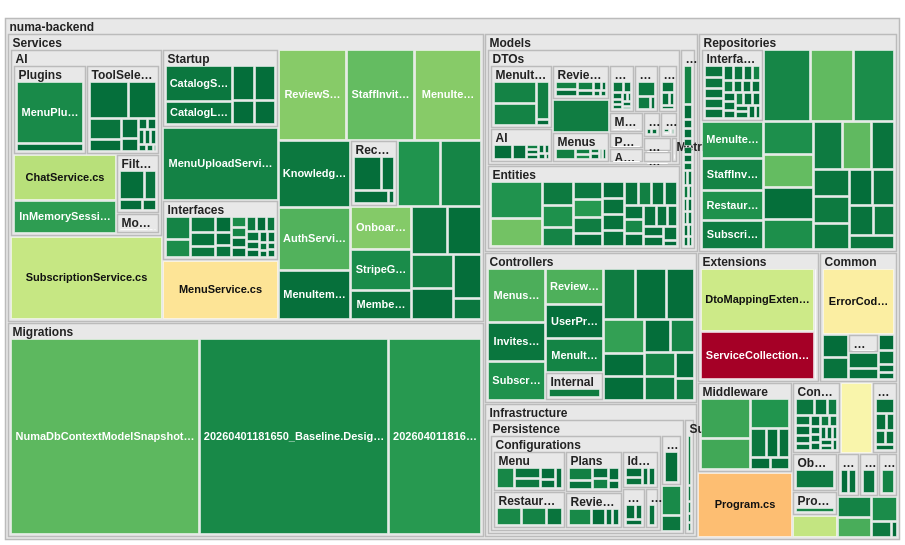

Describe this chart as a Vega-Lite specification.
### Vega specification from a JSON file in a GitHub repository (floating-point values rounded to 4 significant figures; data arrays with more than 128 entries replaced by an {"elided": "..."} marker saying what was removed)
{"$schema": "https://vega.github.io/schema/vega/v5.json", "description": "Code Hotspot Map — numa-backend-develop (scope: numa-backend/)", "width": 900, "height": 540, "padding": 2.5, "autosize": "none", "data": [{"name": "tree", "values": {"elided": "412 records"}, "transform": [{"type": "stratify", "key": "id", "parentKey": "parent"}, {"type": "treemap", "field": "loc", "sort": {"field": "value", "order": "descending"}, "round": true, "method": "squarify", "ratio": 1.618, "size": [{"signal": "width"}, {"signal": "height"}], "paddingInner": 2, "paddingTop": 16, "paddingOuter": 3}]}, {"name": "leaves", "source": "tree", "transform": [{"type": "filter", "expr": "!datum.children"}]}, {"name": "dirs", "source": "tree", "transform": [{"type": "filter", "expr": "datum.depth > 0 && datum.children"}]}], "scales": [{"name": "color", "type": "linear", "domain": {"data": "leaves", "field": "hotspot_score"}, "range": {"scheme": "redyellowgreen"}, "reverse": true, "zero": true}], "legends": [{"fill": "color", "title": "Risk (changes × log LOC)", "type": "gradient", "orient": "right", "gradientLength": 200, "gradientThickness": 14, "titleFontSize": 11, "labelFontSize": 10, "titleLimit": 200}], "marks": [{"type": "rect", "from": {"data": "dirs"}, "encode": {"enter": {"x": {"field": "x0"}, "y": {"field": "y0"}, "x2": {"field": "x1"}, "y2": {"field": "y1"}, "fill": {"value": "#e8e8e8"}, "stroke": {"value": "#bbb"}, "strokeWidth": {"value": 1.5}}}}, {"type": "text", "from": {"data": "dirs"}, "encode": {"enter": {"x": {"field": "x0", "offset": 4}, "y": {"field": "y0", "offset": 12}, "text": {"field": "name"}, "fontSize": {"value": 12}, "fontWeight": {"value": "bold"}, "fill": {"value": "#222"}, "clip": {"value": true}, "limit": {"signal": "datum.x1 - datum.x0 - 8"}}}}, {"type": "rect", "from": {"data": "leaves"}, "encode": {"enter": {"x": {"field": "x0"}, "y": {"field": "y0"}, "x2": {"field": "x1"}, "y2": {"field": "y1"}, "fill": {"scale": "color", "field": "hotspot_score"}, "tooltip": {"signal": "{'File': datum.id, 'Lines of Code': datum.loc, 'Changes': datum.changes, 'Main Author': datum.primary_author, 'Risk Score': datum.hotspot_score}"}}, "update": {"stroke": {"value": "white"}, "strokeWidth": {"value": 0.5}, "fillOpacity": {"value": 1}}, "hover": {"stroke": {"value": "#222"}, "strokeWidth": {"value": 2}, "fillOpacity": {"value": 0.85}, "cursor": {"value": "pointer"}}}}, {"type": "text", "from": {"data": "leaves"}, "encode": {"enter": {"x": {"signal": "(datum.x0 + datum.x1) / 2"}, "y": {"signal": "(datum.y0 + datum.y1) / 2"}, "text": {"signal": "(datum.x1 - datum.x0 > 55 && datum.y1 - datum.y0 > 20) ? datum.name : ''"}, "align": {"value": "center"}, "baseline": {"value": "middle"}, "fontSize": {"value": 11}, "fill": {"signal": "luminance(scale('color', datum.hotspot_score)) > 0.5 ? '#111' : '#fff'"}, "fontWeight": {"value": "bold"}, "clip": {"value": true}, "limit": {"signal": "datum.x1 - datum.x0 - 6"}}}}]}
